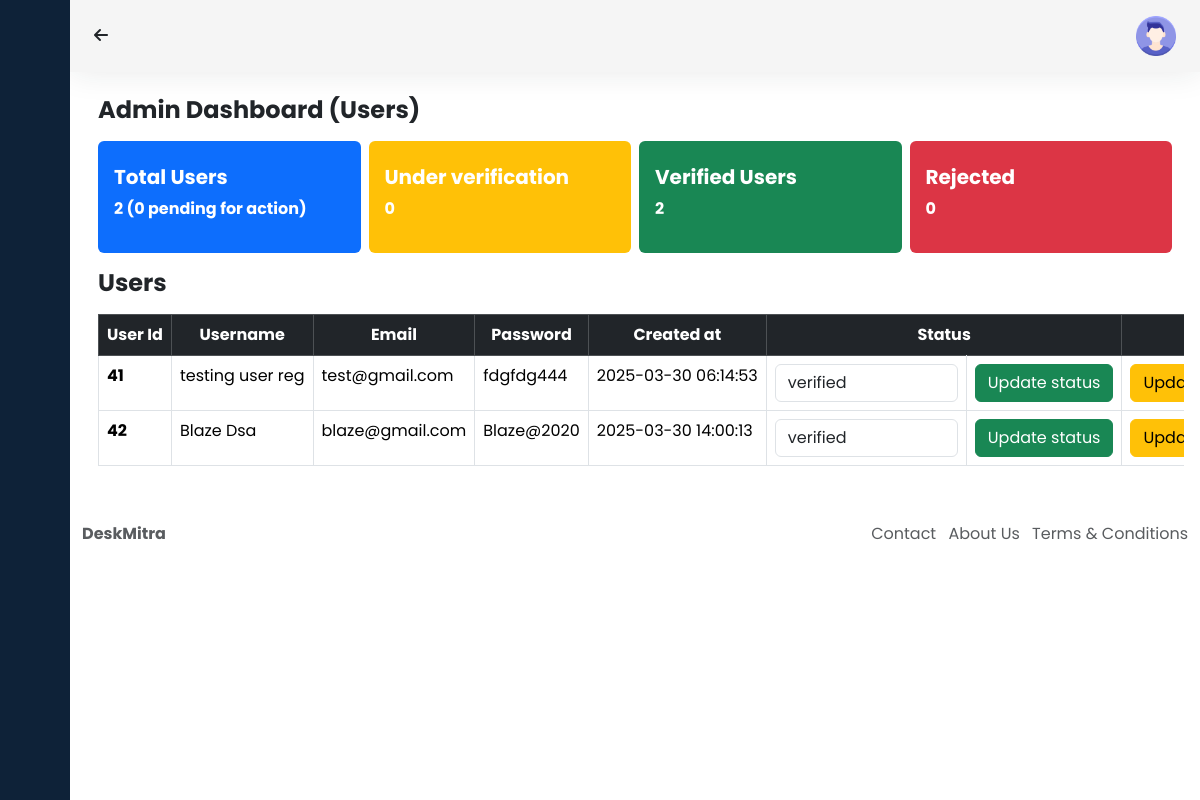
The page /admin/view_users.php on the database its author committed.
### tables this page shows
CREATE TABLE `users` (
  `user_id` int(10) NOT NULL,
  `username` varchar(30) NOT NULL,
  `email` varchar(100) NOT NULL,
  `password` varchar(50) NOT NULL,
  `created_at` timestamp NOT NULL DEFAULT current_timestamp(),
  `status` varchar(80) NOT NULL DEFAULT 'new'
);

### admin/view_users.php (the view, shortened to what this page needs)
<!DOCTYPE html>
<html>
  <head>
    <link rel="stylesheet" href="https://cdn.jsdelivr.net/npm/@fortawesome/fontawesome-free@6.6.0/css/fontawesome.min.css">
    <link href="https://cdn.lineicons.com/4.0/lineicons.css" rel="stylesheet" />
    <link
      href="https://cdn.jsdelivr.net/npm/bootstrap@5.3.2/dist/css/bootstrap.min.css"
      rel="stylesheet"
    />
    <link rel="stylesheet" href="style.css" />
  </head>
  <body>
    <div class="wrapper">
      <aside id="sidebar">
        <?php require_once("admin_sidebar.php"); ?>
      </aside>
      <div class="main">
        <nav class="navbar navbar-expand px-4 py-3">
          <div class="navbar-collapse collapse">
            <ul class="navbar-nav">
            <li class="nav-item m-auto">
                <i class="fa-solid fa-arrow-left" id="backArrow" onclick="history.back()"></i>
              </li>
            </ul>
            <ul class="navbar-nav ms-auto">
              <li class="nav-item dropdown">
                <a href="#" data-bs-toggle="dropdown" class="nav-icon pe-md-0">
                  <img src="account.png" class="avatar img-fluid" alt="" />
                </a>
              </li>
            </ul>
          </div>
        </nav>
        <?php
$servername = "hopper.proxy.rlwy.net";
$username = "root";
$password = "NUrmlGfIAyWEJNvtSDEHUmmKtLQinJXd";
$database = "railway";
$port       = 47375;
$db = new mysqli($servername, $username, $password, $database, $port);
        ?>
        <main class="content px-3 py-4">
          <div class="container-fluid">
            <div class="mb-3">
              <h3 class="fw-bold fs-4 mb-3">Admin Dashboard (Users)</h3>
              <div class="row g-2">
                <div class="col-12 col-md-3">
                  <div class="card border-0 bg-primary text-white">
                    <div class="card-body py-4">
                      <h5 class="mb-2 fw-bold">Total Users</h5>
                      <p class="mb-2 fw-bold">
                        <?php
                        $sql_qyery_all = "SELECT * FROM users;";
                        $result_all = $db -> query($sql_qyery_all);
                        $sql_qyery_new = "SELECT * FROM users WHERE status = 'new';";
                        $result_new = $db -> query($sql_qyery_new);
                        echo $result_all->num_rows."  (".$result_new -> num_rows." pending for action)";
                        ?>
                      </p>
                    </div>
                  </div>
                </div>
                <div class="col-12 col-md-3">
                  <div class="card border-0 bg-warning text-white">
                    <div class="card-body py-4">
                      <h5 class="mb-2 fw-bold">Under verification</h5>
                      <p class="mb-2 fw-bold"><?php
                        $sql_qyery_verification = "SELECT * FROM users WHERE status='under verification';";
                        $result_verification = $db -> query($sql_qyery_verification);
                        echo $result_verification->num_rows;
                        ?></p>
                    </div>
                  </div>
                </div>
                <div class="col-12 col-md-3">
                  <div class="card border-0 bg-success text-white">
                    <div class="card-body py-4">
                      <h5 class="mb-2 fw-bold">Verified Users</h5>
                      <p class="mb-2 fw-bold"><?php
                        $sql_qyery_verified = "SELECT * FROM users WHERE status='verified';";
                        $result_verified = $db -> query($sql_qyery_verified);
                        echo"$result_verified->num_rows";
                        ?></p>
                    </div>
                  </div>
                </div>
                <div class="col-12 col-md-3">
                  <div class="card border-0 bg-danger text-white">
                    <div class="card-body py-4">
                      <h5 class="mb-2 fw-bold">Rejected</h5>
                      <p class="mb-2 fw-bold">
                        <?php
                        $sql_qyery_rejected = "SELECT * FROM users WHERE status='rejected';";
                        $result_rejected = $db -> query($sql_qyery_rejected);
                        echo"$result_rejected->num_rows";
                        ?>
                      </p>
                    </div>
                  </div>
                </div>
              </div>
              <h3 class="fw-bold fs-4 my-3">Users</h3>
              <div class="row">
                <div class="col-12 table-responsive">
                  <table class="table table-hover table-bordered text-nowrap">
                    <thead class="table-dark align-top text-center">
                      <tr class="highlight">
                        <th class="col-1">User Id</th>
                        <th class="col-1">Username</th>
                        <th class="col-1">Email</th>
                        <th class="col-1">Password</th>
                        <th class="col-1">Created at</th>
                        <th colspan="2" class="col-2">Status</th><th colspan="2" class="col-2">Actions</th>
                      </tr>
                    </thead>
                    <tbody>
                      <?php
                      $sql_qyery = "SELECT * FROM users";
                      $result = $db -> query($sql_qyery);
                      if ($result -> num_rows > 0) {
                        foreach ($result as $row) { ?>
                          <tr>
                            <th><?= $row["user_id"]; ?></th>
                            <td><?= $row["username"]; ?></td>
                            <td><?= $row["email"]; ?></td>
                            <td><?= $row["password"]; ?></td>
                            <td><?= $row["created_at"]; ?></td>
                            <td style="min-width: 200px;">
                            <form action="update_user_status.php" method="post">
                                <select name="status" id="status" class="form-control">
                                    <option value="verified" <?= $row["status"] == 'verified' ? 'selected' : '' ?>>verified</option>
                                </select>
                        </td><td>
                                <button type="submit" class="btn btn-success">Update status</button>
                            </form></td>
                            <td><button type="button" class="btn btn-warning"><a class="nav-link" href="update_user_details_form.php?user_id=<?= $row['user_id'] ?>">Update details</a></button></td>
                          </tr>
                          <?php
                        }
                      }
                      ?>
                    </tbody>
                  </table>
                </div>
              </div>
            </div>
          </div>
        </main>
        <footer class="footer">
          <div class="container-fluid">
            <div class="row text-body-secondary">
              <div class="col-6 text-start">
                <a class="text-body-secondary" href=" #">
                  <strong>DeskMitra</strong>
                </a>
              </div>
              <div class="col-6 text-end text-body-secondary d-none d-md-block">
                <ul class="list-inline mb-0">
                  <li class="list-inline-item">
                    <a class="text-body-secondary" href="../contact.php">Contact</a>
                  </li>
                  <li class="list-inline-item">
                    <a class="text-body-secondary" href="../about.php">About Us</a>
                  </li>
                  <li class="list-inline-item">
                    <a class="text-body-secondary" href="#"
                      >Terms & Conditions</a
                    >
                  </li>
                </ul>
              </div>
            </div>
          </div>
        </footer>
      </div>
    </div>
  </body>
</html>

### admin/style.css (style rules this page uses)
a { text-decoration: none; }
li { list-style: none; }
body { font-family: 'Poppins', sans-serif; }
.wrapper { display: flex; }
.main { display: flex; flex-direction: column; min-height: 100vh; width: 100%; overflow: hidden; transition: all 0.35s ease-in-out; background-color: #fff; min-width: 0; }
#sidebar { width: 70px; min-width: 70px; z-index: 1000; transition: all .25s ease-in-out; background-color: #0e2238; display: flex; flex-direction: column; }
.navbar { background-color: #f5f5f5; box-shadow: 0 0 2rem 0 rgba(33, 37, 41, .1); }
.navbar-expand .navbar-collapse { min-width: 200px; }
.avatar { height: 40px; width: 40px; }

### rows shown on the page
users: user_id "41", username "testing user reg", email "test@gmail.com", password "fdgfdg444", created_at "2025-03-30 06:14:53", status "verified"
users: user_id "42", username "Blaze Dsa", email "blaze@gmail.com", password "Blaze@2020", created_at "2025-03-30 14:00:13", status "verified"

### other values the page prints
$result_all->num_rows "2"
$result_new -> num_rows "0"
$result_verification->num_rows "0"
$result_verified->num_rows "2"
$result_rejected->num_rows "0"
